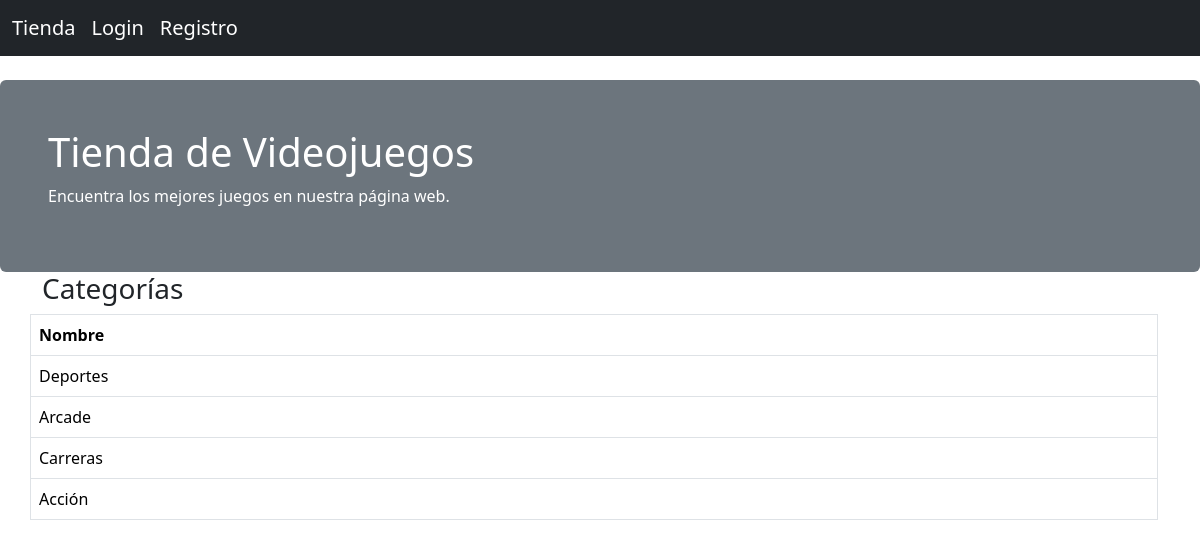
The app's page /categorias, older data.
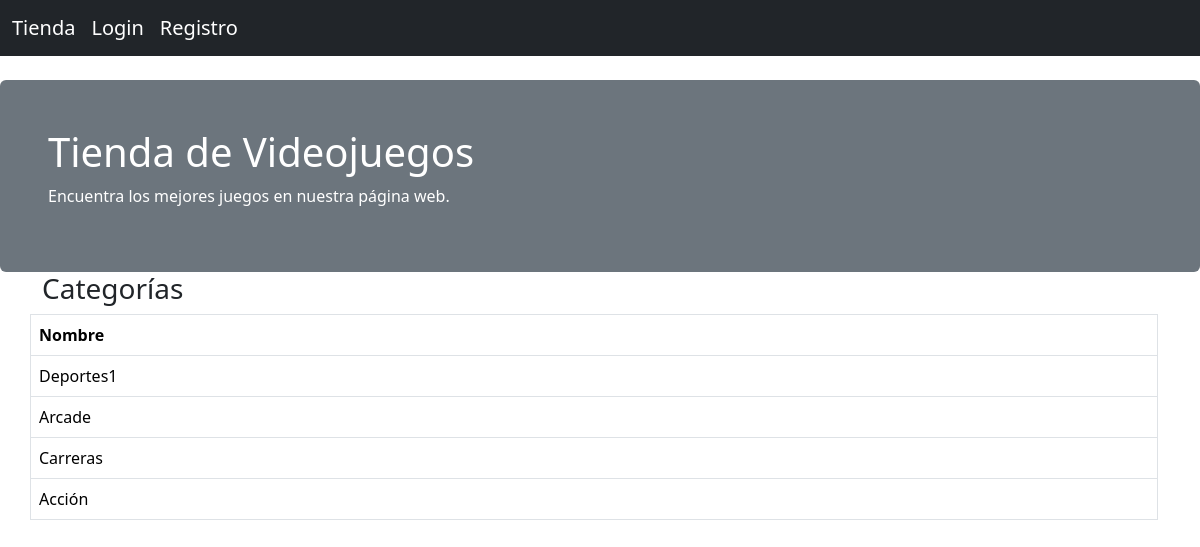
The same page, newer data.
### aplicacion/models.py (models this page shows, shortened)
class Categorias(db.Model):
    __tablename__ = 'categorias'
    id = Column(Integer, primary_key=True)
    nombre = Column(String(100))
    articulos = relationship(
        "Articulos",
        cascade="all, delete-orphan",
        back_populates="categoria",
        lazy='dynamic'
    )

### aplicacion/app.py (the view)
@app.route('/categorias')
def categorias():
    categorias = Categorias.query.all()
    return render_template("categorias.html", categorias=categorias)

### aplicacion/app.py (called while the page is built)
@app.context_processor
def contar_carrito():
    if not current_user.is_authenticated:
        return {'num_articulos': 0}
    if request.cookies.get(str(current_user.id)) is None:
        return {'num_articulos': 0}
    else:
        datos = json.loads(request.cookies.get(str(current_user.id)))
        return {'num_articulos': len(datos)}

### aplicacion/templates/categorias.html (shortened to what this page needs)
{% extends "base2.html" %}
{% block contenido %}
<div class="container">
    <div class="row">
        <h3>Categorías</h3>
        <div class="list-group">
            <table class="table table-bordered">
                <tr>
                <tr>
                    <th>Nombre</th>
                </tr>
                {% for cat in categorias %}
                <tr>
                    <td>{{cat.nombre}}</td>
                </tr>
                {% endfor %}
            </table>
        </div>
    </div>
</div>
{% endblock %}

Row changes from the older to the newer data that the page shows:
changed Categorias: nombre "Deportes" → "Deportes1"
